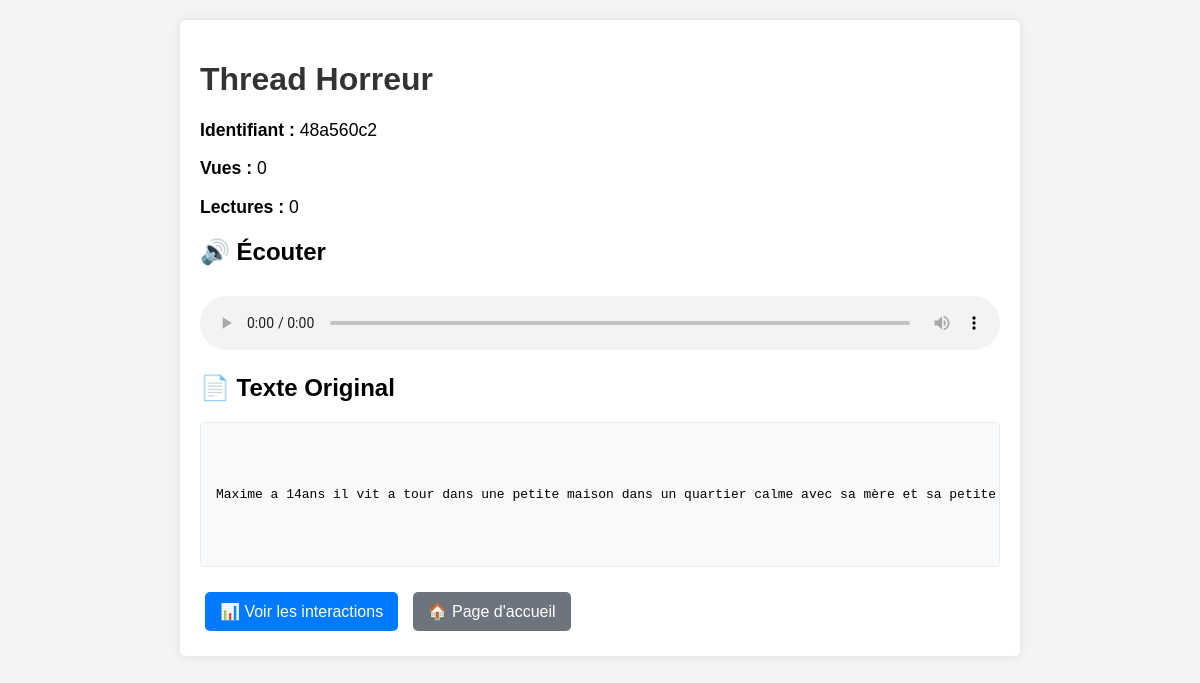
The app's page /listen/48a560c2 with its own data.
### tables this page shows
CREATE TABLE documents (
                id INTEGER PRIMARY KEY AUTOINCREMENT,
                slug TEXT UNIQUE NOT NULL,
                title TEXT NOT NULL DEFAULT 'Document sans titre',
                content TEXT NOT NULL,
                audio_file_path TEXT,
                view_count INTEGER DEFAULT 0,
                play_count INTEGER DEFAULT 0 -- Nouvelle colonne
            );

### app.py (the view)
@app.route('/listen/<slug>')
def listen(slug):
    doc = database.get_document_by_slug(slug)
    if doc is None:
        flash("Document non trouvé.")
        return redirect(url_for('index'))
    database.increment_view_count(slug)
    doc = database.get_document_by_slug(slug)
    return render_template('listen.html', document=doc)

### database.py (called while the page is built)
def get_db_connection():
    conn = sqlite3.connect(DATABASE)
    conn.row_factory = sqlite3.Row
    return conn

def get_document_by_slug(slug):
    with get_db_connection() as conn:
        doc = conn.execute(
            'SELECT * FROM documents WHERE slug = ?', (slug,)
        ).fetchone()
        return doc

def increment_view_count(slug):
    with get_db_connection() as conn:
        conn.execute(
            'UPDATE documents SET view_count = view_count + 1 WHERE slug = ?',
            (slug,)
        )
        conn.commit()

### templates/listen.html (shortened to what this page needs)
<!DOCTYPE html>
<html lang="fr">
<head>
    <link rel="stylesheet" href="{{ url_for('static', filename='css/style.css') }}">
</head>
<body>
    <div class="container">
        <h1>{{ document.title }}</h1>
        <div class="stats">
            <p><strong>Identifiant :</strong> {{ document.slug }}</p>
            <p><strong>Vues :</strong> <span id="viewCount">{{ document.view_count }}</span></p>
            <p><strong>Lectures :</strong> <span id="playCount">{{ document.play_count }}</span></p>
        </div>
        <h2>🔊 Écouter</h2>
        <div class="audio-controls">
            <audio id="audioPlayer" controls>
                <source src="{{ url_for('static', filename=document.audio_file_path) }}" type="audio/mpeg">
            </audio>
        </div>
        <h2>📄 Texte Original</h2>
        <div class="document-content">
            <pre>{{ document.content }}</pre>
        </div>
        <div style="margin-top: 20px;">
            <a href="{{ url_for('show_interactions', slug=document.slug) }}" class="nav-button">📊 Voir les interactions</a>
            <a href="{{ url_for('index') }}" class="nav-button secondary">🏠 Page d'accueil</a>
        </div>
    </div>
</body>
</html>

### static/css/style.css (style rules this page uses)
body { font-family: Arial, sans-serif; background-color: #f4f4f4; margin: 0; padding: 20px; }
.container { background-color: #fff; padding: 20px; border-radius: 5px; box-shadow: 0 0 10px rgba(0, 0, 0, 0.1); max-width: 800px; margin: 0 auto; }
h1 { color: #333; }
.document-content { background-color: #f9f9f9; border: 1px solid #eee; padding: 15px; border-radius: 4px; white-space: pre-wrap; word-wrap: break-word; }
.document-content { background-color: #f8f9fa; border: 1px solid #e9ecef; padding: 15px; border-radius: 4px; white-space: pre-wrap; word-wrap: break-word; max-height: 400px; overflow-y: auto; }
.nav-button { display: inline-block; padding: 10px 15px; margin: 5px; background-color: #007bff; color: white; text-decoration: none; border-radius: 5px; border: none; cursor: pointer; font-size: 16px; transition: background-color 0.3s ease; }
.nav-button.secondary { background-color: #6c757d; }

### templates/listen.html (style rules this page uses)
.audio-controls { margin: 20px 0; }
.stats { font-size: 1.1em; margin-bottom: 10px; }
.nav-button { display: inline-block; padding: 10px 15px; margin: 5px; background-color: #007bff; color: white; text-decoration: none; border-radius: 5px; border: none; cursor: pointer; font-size: 16px; transition: background-color 0.3s ease; }
.nav-button.secondary { background-color: #6c757d; }
audio { width: 100%; margin-top: 10px; }

### records on screen
documents: title "Thread Horreur", slug "48a560c2", view_count "0", play_count "0", content "Maxime a 14ans il vit a tour dans une petite maison dans un quartier calme avec sa mère et sa petite…"
